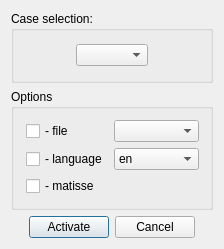
<ui version="4.0" >
 <class>GUIActivationDialog</class>
 <widget class="QDialog" name="GUIActivationDialog" >
  <property name="geometry" >
   <rect>
    <x>0</x>
    <y>0</y>
    <width>224</width>
    <height>249</height>
   </rect>
  </property>
  <property name="windowTitle" >
   <string>GUI activation</string>
  </property>
  <layout class="QGridLayout" name="gridLayout_3" >
   <item row="0" column="0" >
    <widget class="QGroupBox" name="CaseLabel" >
     <property name="title" >
      <string>Case selection:</string>
     </property>
     <layout class="QGridLayout" name="gridLayout" >
      <item row="0" column="0" >
       <layout class="QHBoxLayout" name="horizontalLayout" >
        <item>
         <spacer name="horizontalSpacer" >
          <property name="orientation" >
           <enum>Qt::Horizontal</enum>
          </property>
          <property name="sizeHint" stdset="0" >
           <size>
            <width>17</width>
            <height>17</height>
           </size>
          </property>
         </spacer>
        </item>
        <item>
         <widget class="QComboBox" name="CaseCB" />
        </item>
        <item>
         <spacer name="horizontalSpacer_2" >
          <property name="orientation" >
           <enum>Qt::Horizontal</enum>
          </property>
          <property name="sizeHint" stdset="0" >
           <size>
            <width>13</width>
            <height>13</height>
           </size>
          </property>
         </spacer>
        </item>
       </layout>
      </item>
     </layout>
    </widget>
   </item>
   <item row="1" column="0" >
    <widget class="QGroupBox" name="OptionsGB" >
     <property name="title" >
      <string>Options</string>
     </property>
     <layout class="QHBoxLayout" name="horizontalLayout_2" >
      <item>
       <spacer name="horizontalSpacer_3" >
        <property name="orientation" >
         <enum>Qt::Horizontal</enum>
        </property>
        <property name="sizeHint" stdset="0" >
         <size>
          <width>14</width>
          <height>13</height>
         </size>
        </property>
       </spacer>
      </item>
      <item>
       <layout class="QGridLayout" name="gridLayout_2" >
        <item row="0" column="0" >
         <widget class="QCheckBox" name="FileCheckBox" >
          <property name="text" >
           <string>- file</string>
          </property>
         </widget>
        </item>
        <item row="0" column="1" >
         <widget class="QComboBox" name="FileCB" />
        </item>
        <item row="1" column="0" >
         <widget class="QCheckBox" name="LangCheckBox" >
          <property name="text" >
           <string>- language</string>
          </property>
         </widget>
        </item>
        <item row="1" column="1" >
         <widget class="QComboBox" name="LangCB" >
          <item>
           <property name="text" >
            <string>en</string>
           </property>
          </item>
          <item>
           <property name="text" >
            <string>fr</string>
           </property>
          </item>
         </widget>
        </item>
        <item row="2" column="0" >
         <widget class="QCheckBox" name="MatissCheckBox" >
          <property name="text" >
           <string>- matisse</string>
          </property>
         </widget>
        </item>
        <item row="2" column="1" >
         <spacer name="horizontalSpacer_5" >
          <property name="orientation" >
           <enum>Qt::Horizontal</enum>
          </property>
          <property name="sizeHint" stdset="0" >
           <size>
            <width>98</width>
            <height>20</height>
           </size>
          </property>
         </spacer>
        </item>
       </layout>
      </item>
      <item>
       <spacer name="horizontalSpacer_4" >
        <property name="orientation" >
         <enum>Qt::Horizontal</enum>
        </property>
        <property name="sizeHint" stdset="0" >
         <size>
          <width>13</width>
          <height>13</height>
         </size>
        </property>
       </spacer>
      </item>
     </layout>
    </widget>
   </item>
   <item row="2" column="0" >
    <layout class="QHBoxLayout" >
     <item>
      <spacer name="spacer2_2" >
       <property name="orientation" >
        <enum>Qt::Horizontal</enum>
       </property>
       <property name="sizeType" >
        <enum>QSizePolicy::Expanding</enum>
       </property>
       <property name="sizeHint" stdset="0" >
        <size>
         <width>61</width>
         <height>20</height>
        </size>
       </property>
      </spacer>
     </item>
     <item>
      <widget class="QPushButton" name="ActivateBtn" >
       <property name="text" >
        <string>Activate</string>
       </property>
      </widget>
     </item>
     <item>
      <widget class="QPushButton" name="CancelBtn" >
       <property name="text" >
        <string>Cancel</string>
       </property>
      </widget>
     </item>
     <item>
      <spacer name="spacer2" >
       <property name="orientation" >
        <enum>Qt::Horizontal</enum>
       </property>
       <property name="sizeType" >
        <enum>QSizePolicy::Expanding</enum>
       </property>
       <property name="sizeHint" stdset="0" >
        <size>
         <width>61</width>
         <height>20</height>
        </size>
       </property>
      </spacer>
     </item>
    </layout>
   </item>
  </layout>
 </widget>
 <layoutdefault spacing="6" margin="11" />
 <pixmapfunction>qPixmapFromMimeSource</pixmapfunction>
 <resources/>
 <connections>
  <connection>
   <sender>CancelBtn</sender>
   <signal>clicked()</signal>
   <receiver>GUIActivationDialog</receiver>
   <slot>reject()</slot>
   <hints>
    <hint type="sourcelabel" >
     <x>20</x>
     <y>20</y>
    </hint>
    <hint type="destinationlabel" >
     <x>20</x>
     <y>20</y>
    </hint>
   </hints>
  </connection>
  <connection>
   <sender>ActivateBtn</sender>
   <signal>clicked()</signal>
   <receiver>GUIActivationDialog</receiver>
   <slot>accept()</slot>
   <hints>
    <hint type="sourcelabel" >
     <x>20</x>
     <y>20</y>
    </hint>
    <hint type="destinationlabel" >
     <x>20</x>
     <y>20</y>
    </hint>
   </hints>
  </connection>
 </connections>
</ui>
